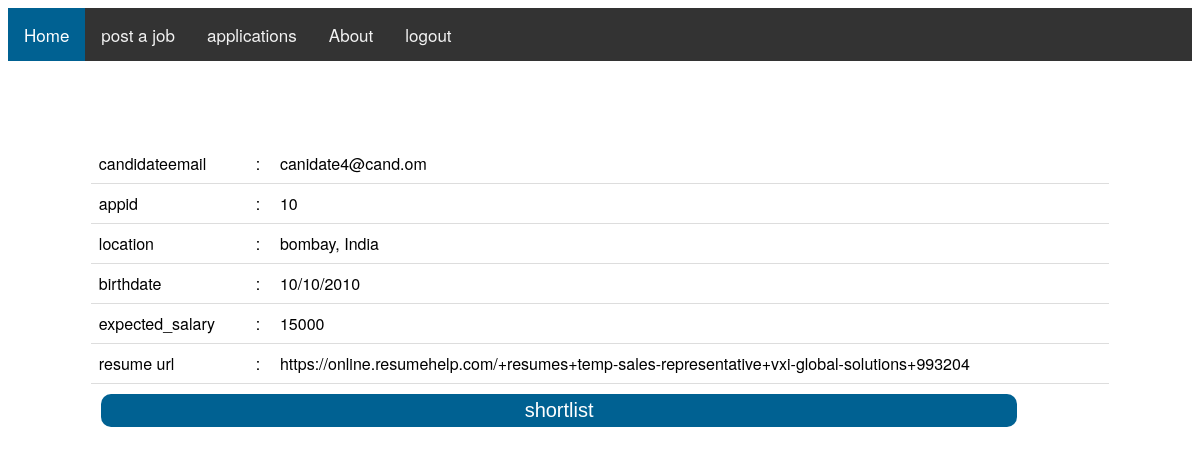
The app's page /lookApplicant/3/ with its own data.
### job_portal/models.py (models this page shows)
class Applicant(models.Model):
    applicantid=models.AutoField(primary_key=True)
    candidateemail=models.CharField(max_length=100)
    appid=models.CharField(max_length=100)
    age=models.CharField(max_length=100)
    location=models.CharField(max_length=100)
    birthdate=models.CharField(max_length=100)
    expected_salary=models.CharField(max_length=100)
    resume_url=models.CharField(max_length=1000)
    progress=models.CharField(max_length=100)
    pass

### job_portal/views.py (the view)
# urls.py: path('lookApplicant/<str:applicantid>/',views.lookApplicant),
def lookApplicant(request,applicantid):
    applicant=Applicant.objects.get(applicantid=applicantid)
    print("applicant with given applicant id : ",applicant)
    return render(request,'lookApplicant.html',{
        'applicant':applicant
    })
    pass

### templates/lookApplicant.html (shortened to what this page needs)
<!DOCTYPE html>
<html lang="en">
<head>
</head>
<body>
    <div class="topnav">
        <a class="active" href="/../../candidatehome">Home</a>
        <a href="/../craftApplication">post a job</a>
        <a href="/../getMyApplications/{{application.hremail}}">applications</a>
        <a href="/../../about">About</a>
        <a href="/../../login">logout</a>
    </div>
    <div class="container">
        <table>
            <tr>
                <td>candidateemail</td> <td>: </td>
                <td>{{applicant.candidateemail}}</td>
            </tr>
            <tr>
                <td>appid</td> <td>: </td>
                <td>{{applicant.appid}}</td>
            </tr>
            <tr>
                <td>location</td> <td>: </td>
                <td>{{applicant.location}}</td>
            </tr>
            <tr>
                <td>birthdate</td> <td>: </td>
                <td>{{applicant.birthdate}}</td>
            </tr>
            <tr>
                <td>expected_salary</td> <td>: </td>
                <td>{{applicant.expected_salary}}</td>
            </tr>
            <tr>
                <td>resume url </td> <td>: </td>
                <td>{{applicant.resume_url}}</td>
            </tr>
        </table>
        <form method="post" action="/../../shortlistCandidate/{{applicant.applicantid}}/">
            <button style="width:90%;font-size:20px;">shortlist</button>
        </form>
    </div>
</body>
</html>

### templates/lookApplicant.html (style rules this page uses)
body { font-family: "Helvetica Neue",Helvetica; }
.container { margin:2%; padding:5%; }
button { background-color:#006192; color:white; outline:none; border:none; border-radius :10px; font-size:20px; padding:5px; margin:10px; }
a { color:white; }
.topnav { overflow: hidden; background-color: #333; }
.topnav a { float: left; color: #f2f2f2; text-align: center; padding: 14px 16px; text-decoration: none; font-size: 17px; }
.topnav a.active { background-color: #006192; color: white; }
table { border-collapse: collapse; width: 100%; }
th, td { padding: 8px; text-align: left; border-bottom: 1px solid #DDD; }

### records on screen
Applicant: candidateemail "canidate4@cand.om", appid "10", location "bombay, India", birthdate "10/10/2010", expected_salary "15000", resume_url "https://online.resumehelp.com/+resumes+temp-sales-representative+vxi-global-solutions+993204"
